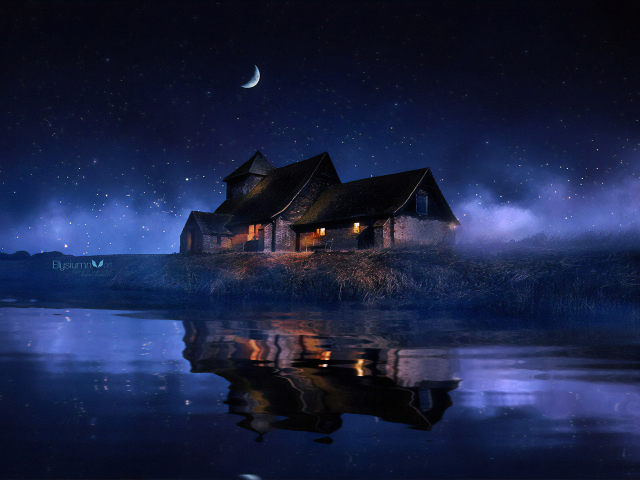
#> input picture test/witch-640x480.jpg, 640 x 480 px, given in place of lena.png, which was not available
$ python image_process.py
#> lines starting #> are read from the running program, lines starting #| are printed output that depends on the picture; pictures that were not available may be replaced by others from this repository, and a replacement may not be noted
### src/backend/matrix.py
import numpy as np
# import sympy as sym


# Mendekomposisi matriks A menjadi tuple of (U,S,V^t)
# dengan A = U . S . V^t
def svd(A: np.matrix) -> (np.matrix, np.matrix, np.matrix):
    AT = np.transpose(A)
    AAT = np.matrix(np.matmul(A, AT))
    ATA = np.matrix(np.matmul(AT, A))

    egv_list, V = eigen(ATA)
    egv_list, U = eigen(AAT)

    S = np.matrix(np.zeros(A.shape))
    for i in range(len(egv_list)):
        egv = egv_list[i]
        S[i, i] = np.sqrt(egv)

    for i in range(len(egv_list)):
        U[:, i] = np.dot(A, V[:, i])/S[i, i]

    Vt = np.transpose(V)

    return U, S, Vt


# Menghasilkan (eigenvalues, eigenvectors)
# dengan QR algorithm
def eigen(A: np.matrix) -> (np.array, np.matrix):
    accuracy_level = 3
    K = np.identity(A.shape[0])

    for i in range(accuracy_level):
        Q, R = np.linalg.qr(A)
        K = np.matmul(K, Q)
        A = np.matmul(R, Q)

    soln = [abs(A[i, i]) for i in range(len(A))]

    for i in range(len(soln)):
        if soln[i] < 0.00001:
            soln = soln[:i]
            break

    return soln, np.matrix(K)


''' -- Algoritma memiliki kompleksitas tinggi -- '''

'''
def eigenvalue_list(A: sym.Matrix) -> np.array:
    # [15 lines of commented-out code are left out]
def singular_matrix(A: np.matrix, egv_list: np.array) -> np.matrix:
    epsilon = 0.000001
    basis_list = []

    for egv in egv_list:
        Z = eigenmatrix(A, egv)
        Z = rref(Z)
        print('-----')
        print(Z)
        Z = delete_zero_row(Z)
        row, col = Z.shape

        soln = []
        paramlist = [i for i in range(col)]  # list of index of parameters
        sublist = []    # list of substitution tuples

        # Setup variable list [x1, x2, x3, ...]
        for j in range(col):
            xn = sym.Symbol(f"x{j+1}")
            soln.append(xn)

        # soln = [-x2+x3, x2, x3, ...]
        # paramlist = [1,2]
        for i in range(row):
            foundOne = False
            for j in range(col):
                if not foundOne and abs(Z[i, j] - 1) < epsilon:
                    foundOne = True
                    indexOne = j
                    soln[indexOne] = 0
                    paramlist.remove(indexOne)
                elif foundOne and abs(Z[i,j]) > epsilon:
                    soln[indexOne] -= Z[i, j] * soln[j]

        # sublist = [(x2,0), (x3,0), ...]
        for idx in paramlist:
            xn = sym.Symbol(f"x{idx+1}")
            subtuple = (xn, 0)
            sublist.append(subtuple)

        # iteration
        # sublist : [(x2,1), (x3,0), ...] -> basis = ?
        #           [(x2,0), (x3,1), ...] -> basis = ?
        for i in range(len(sublist)):
            soln_instance = soln.copy()
            sublist_instance = sublist.copy()

            xn = sym.Symbol(f"x{paramlist[i]+1}")
            subtuple = (xn, 1)
            sublist_instance[i] = subtuple

            sum_of_square = 0
            for j in range(len(soln)):
                try:
                    soln_instance[j] = soln[j].subs(sublist_instance)
                except:
                    ...
                sum_of_square += soln_instance[j]**2

            magnitude = sym.sqrt(sum_of_square)
            for j in range(len(soln)):
                soln_instance[j] = sym.N(soln_instance[j] / magnitude)

            basis_list.append(soln_instance)

    if len(basis_list) != A.shape[0]:
        number_of_pads = A.shape[0] - len(basis_list)
        for i in range(number_of_pads):
            basis_list = np.r_[basis_list, np.zeros((1, A.shape[0]))]

    return np.matrix(np.transpose(basis_list))


def eigenmatrix(A: np.matrix, egv: float) -> np.matrix:
    row, col = A.shape
    I = np.identity(row)
    Z = egv * I - A
    return Z


# Menghasilkan array of eigenvalue > 0 turut mengecil
def eigenvalue_list(A: np.matrix) -> np.array:
    # QR Algorithm
    accuracy_level = 50
    for i in range(accuracy_level):
        Q, R = np.linalg.qr(A)
        A = np.matmul(R, Q)

    soln = [A[i,i] for i in range(len(A))]

    for i in range(len(soln)):
        if soln[i] < 0.001:
            break

    return soln[:i]


# Tidak menggunakan sympy.rref() dengan tujuan
# modifikasi ketelitian saat melakukan OBE
def rref(A: np.matrix) -> np.matrix:
    return row_echelon_top(row_echelon_bottom(A))


# Membentuk matriks eselon baris
def row_echelon_bottom(A: np.matrix) -> np.matrix:
    epsilon = 0.001
    A = np.array(A, 'float')
    row, col = A.shape

    # Basis: matriks kosong adalah eselon
    if row == 0 or col == 0:
        return np.matrix(A)

    # Rekursi: matriks berisi memiliki "head" dan "tail",
    #          tail akan dimodifikasi sesuai head
    else:
        allZero, nonZeroIdx = True, 0      # Seluruh kolom pertama 0
        for i in range(row):
            if abs(A[i,0]) >= epsilon:
                allZero = False
                nonZeroIdx = i
                break

        if allZero:
            B = row_echelon_bottom(A[:, 1:])
            return np.matrix(np.hstack([A[:, :1], B]))

        else:
            # Menukar baris yang depannya bukan nol ke atas
            if nonZeroIdx != 0:
                temp = A[nonZeroIdx].copy()
                A[nonZeroIdx] = A[0]
                A[0] = temp

            A[0] = A[0] / A[0,0]
            for i in range(1, row):
                first_head = A[i,0]
                for j in range(col):
                    A[i,j] -= A[0,j] * first_head
                    if abs(A[i,j]) < epsilon:
                        A[i,j] = 0

            # Contoh:
            #      1   2 3  A[:1]
            #      _ . _ _
            #      0 | 3 8
            #      0 | 7 2
            # A[1:,:1]  B
            B = row_echelon_bottom(A[1:,1:])
            return np.matrix(np.vstack([A[:1], np.hstack([A[1:,:1], B])]))


# Menghasilkan matriks eselon baris tereduksi dari
# matriks eselon baris
def row_echelon_top(A: np.matrix) -> np.matrix:
    epsilon = 0.001
    A = np.array(A, 'float')
    row, col = A.shape

    # Basis: matriks kosong adalah eselon
    if row == 0 or col == 0:
        return np.matrix(A)

    # Rekursi: matriks berisi memiliki "head" dan "tail",
    #          tail akan dimodifikasi sesuai head
    else:
        allZero = True     # Seluruh baris terakhir 0
        for j in range(col-1, -1, -1):
            if abs(A[-1, j]) >= epsilon:
                allZero = False
                break

        if allZero:
            B = row_echelon_top(A[:-1, :])
            return np.matrix(np.vstack([B, A[-1:]]))

        else:
            oneColIdx = -1
            for j in range(col):
                if abs(A[-1,j] - 1) < epsilon:
                    oneColIdx = j
                    break

            for i in range(row-1):
                first_head = A[i,oneColIdx]
                for j in range(oneColIdx, col):
                    A[i,j] -= A[-1,j] * first_head
                    if abs(A[i,j]) < epsilon:
                        A[i,j] = 0

            # Contoh:
            #     B
            #    1 2 0 2
            #    0 1 0 1
            #    _ _ _ _
            #    0 0 1 3  A[-1:]
            B = np.array(row_echelon_top(A[:-1,:]))
            return np.matrix(np.vstack([B, A[-1:]]))


# Prekondisi: Matrix A dalam bentuk rref
def delete_zero_row(A: np.matrix) -> np.matrix:
    deleting = True
    row, col = A.shape
    while A.shape[0] > 0 and deleting:
        deleting = all(A[-1,j] == 0 for j in range(col))
        if deleting:
            A = A[:-1]
            col -= 1

    return A

# Menghasilkan array of eigenvalue > 0 turut mengecil
def eigenvalue_list(A: np.matrix) -> np.array:
    # QR Algorithm
    accuracy_level = 50
    for i in range(accuracy_level):
        Q, R = np.linalg.qr(A)
        A = np.matmul(R, Q)

    soln = [A[i,i] for i in range(len(A))]

    for i in range(len(soln)):
        if soln[i] < 0.001:
            break

    return soln[:i]

'''

### src/backend/image_process.py
import numpy
from PIL import Image
from matrix import *
import time
import os


def openImage(imagePath):  # Fungsi untuk membuka file image dan menghasilkan matriks RGB
    originalImage = Image.open(imagePath)  # membuka image
#> originalImage is the input picture: PIL image 640x480 RGB; mean R, G, B 26.2, 34.7, 67.4
    image = numpy.array(originalImage)  # menghasilkan matriks image
    matrixRed = image[:, :, 0]
    matrixGreen = image[:, :, 1]
    matrixBlue = image[:, :, 2]

    return [matrixRed, matrixGreen, matrixBlue, originalImage]


def createColorMatrix(m1, m2, m3, limitSVD):
    m1 = m1[:, :limitSVD]
    m2 = m2[:limitSVD, :limitSVD]
    m3 = m3[:limitSVD, :]
    m2 = np.matmul(m1, m2)
    m3 = np.matmul(m2, m3)
    m3 = m3.astype('uint8')
    return m3


# imagePath = input("Masukkan nama file: ")

matrixRed, matrixGreen, matrixBlue, originalImage = openImage(
    "C:/Users/HP/OneDrive - Institut Teknologi Bandung/SEMS 3/Algeo/Tubes 2/Algeo02-20063/test/lena.png")

originalImage.show()
# Menghasilkan nilai lebar dan tinggi dari Image
oriWidth, oriHeight = originalImage.size
#> oriWidth = 640; oriHeight = 480

# Menghasilkan ukuran asli dari Image
oriImageSize = oriWidth * oriHeight * 3
#> oriImageSize = 921600

# Menerima rasio pengurangan ukuran yang diinginkan user
ratio = int(input("Masukkan ratio pengurangan: "))
#> the answer given: 3
start = time.time()
ratio = 100-ratio

# Menentukan limit SVD
limitSVD = round(oriImageSize * ratio / 100 / (1+oriWidth+oriHeight) / 3)*2
#> limitSVD = 532

# Menghasilkan matriks U, S, V hasil SVD
URed, SRed, VRed = svd(matrixRed)
#> in eigen, `soln = [abs(A[i, i]) for i in range(len(A))]`: soln = 640 values, max 81747.7 at index 0, min 0.119 at index 584, mean 246.2
#> in svd, `egv_list, V = eigen(ATA)`: egv_list has the same summary as soln in eigen
#> after the loop in eigen (call 2), `for i in range(accuracy_level):`:
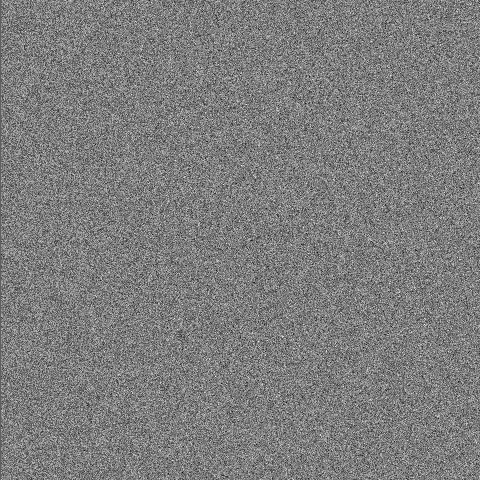
#> K: shape (480, 480) float64; min -0.192, max 0.197, mean -9.75e-05; drawn with min black and max white
#> in eigen (call 2), `soln = [abs(A[i, i]) for i in range(len(A))]`: soln = 480 values, max 61257 at index 0, min 0.193 at index 371, mean 246.3
#> in svd, `egv_list, U = eigen(AAT)`: egv_list has the same summary as soln in eigen
#> the loop in svd, `for i in range(len(egv_list)):` made 480 passes
#> egv on passes 1 to 3: 61257, 148.6, 10.27
#> after the loop in svd, `for i in range(len(egv_list)):`:
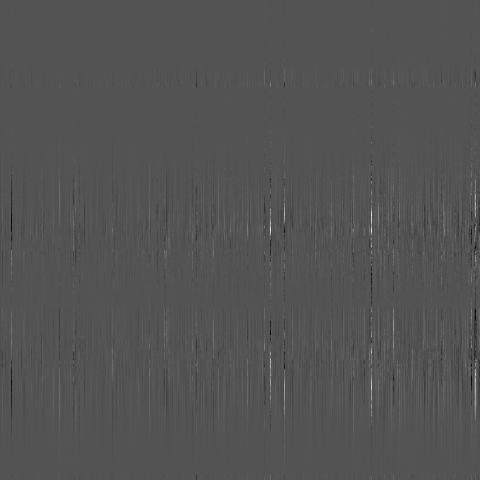
#> U: shape (480, 480) float64; min -84.19, max 171.8, mean 0.1; drawn with min black and max white
UGreen, SGreen, VGreen = svd(matrixGreen)
#> after the loop in eigen (call 3), `for i in range(accuracy_level):`:
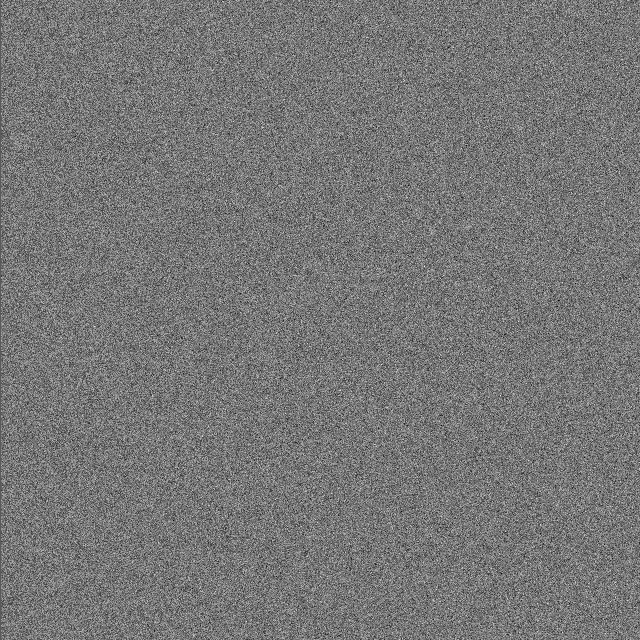
#> K: shape (640, 640) float64; min -0.165, max 0.188, mean -6.07e-05; drawn with min black and max white
#> in eigen (call 3), `soln = [abs(A[i, i]) for i in range(len(A))]`: soln = 640 values, max 81864.9 at index 0, min 0.034 at index 147, mean 242.2
#> after the loop in eigen (call 4), `for i in range(accuracy_level):`:
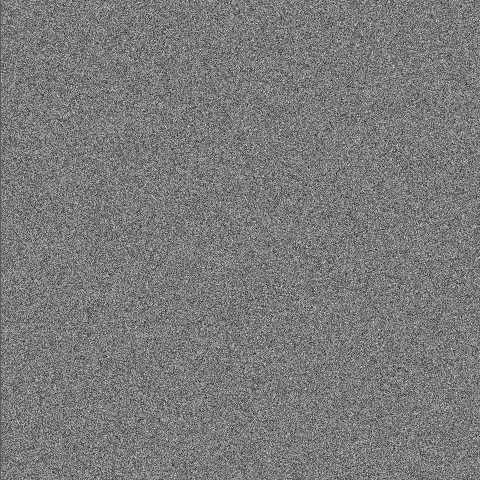
#> K: shape (480, 480) float64; min -0.201, max 0.216, mean -9.14e-05; drawn with min black and max white
#> in eigen (call 4), `soln = [abs(A[i, i]) for i in range(len(A))]`: soln = 480 values, max 61306.8 at index 0, min 0.365 at index 463, mean 237.7
#> the loop in svd (call 2), `for i in range(len(egv_list)):` made 480 passes
#> egv on passes 1 to 3: 61306.8, 93.93, 335.5
UBlue, SBlue, VBlue = svd(matrixBlue)
#> in svd (call 3), `AT = np.transpose(A)`:
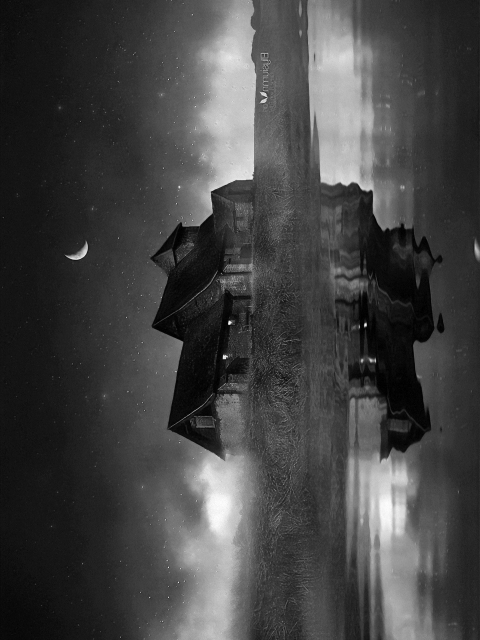
#> AT: shape (640, 480); min 0, max 253, mean 67.4
#> in svd (call 3), `AAT = np.matrix(np.matmul(A, AT))`:
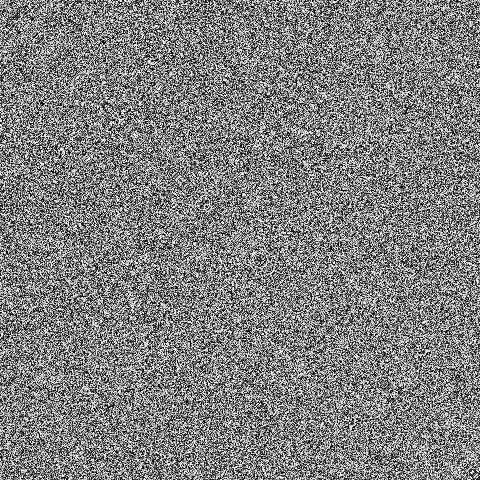
#> AAT: shape (480, 480); min 0, max 255, mean 127.7
#> the loop in eigen (call 5), `for i in range(accuracy_level):` made 3 passes
#> pass 1, in eigen (call 5), `Q, R = np.linalg.qr(A)`:
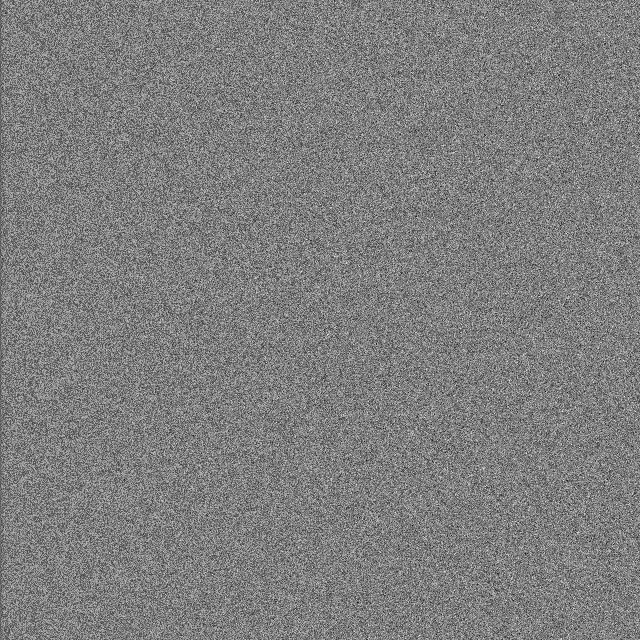
#> Q: shape (640, 640) float64; min -0.165, max 0.166, mean -8.61e-05; drawn with min black and max white
#> in eigen (call 5), `soln = [abs(A[i, i]) for i in range(len(A))]`: soln = 640 values, max 81619.7 at index 0, min 0.56 at index 559, mean 250.3
#> in svd (call 3), `egv_list, V = eigen(ATA)`: egv_list has the same summary as soln in eigen
#> in svd (call 3), `egv_list, U = eigen(AAT)`: egv_list = 480 values, max 61355.7 at index 0, min 0.0779 at index 472, mean 246
#> the loop in svd (call 3), `for i in range(len(egv_list)):` made 480 passes
#> egv on passes 1 to 3: 61355.7, 63.6, 392.2

# Menghasilkan matriks warna setelah SVD sesuai rasio
finalRed = createColorMatrix(URed, SRed, VRed, limitSVD)
finalGreen = createColorMatrix(UGreen, SGreen, VGreen, limitSVD)
finalBlue = createColorMatrix(UBlue, SBlue, VBlue, limitSVD)

# Menghasilkan gambar sesuai RGB
imageRed = Image.fromarray(finalRed, mode=None)
imageGreen = Image.fromarray(finalGreen, mode=None)
imageBlue = Image.fromarray(finalBlue, mode=None)

# Menghasilkan image setelah kompres
finalImage = Image.merge("RGB", (imageRed, imageGreen, imageBlue))

# Menghitung pixel difference ratio
diffRatio = (oriWidth*limitSVD/2 + limitSVD/2 + limitSVD/2 *
             oriHeight)/(oriHeight*oriWidth) * 100
#> diffRatio = 97.07


finalImage.show()
print("Image pixel difference percentage:", round(diffRatio), "%")
#| Image pixel difference percentage: 97 %
end = time.time()
save = input("Do you want to save the image? (y/n) ")
#> the answer given: out.png
if save == 'y':
    finalImage.save('buatTes.png')
    print("Image saved!!!")


print("Waktu program berjalan:", round(end-start, 2), "detik")
